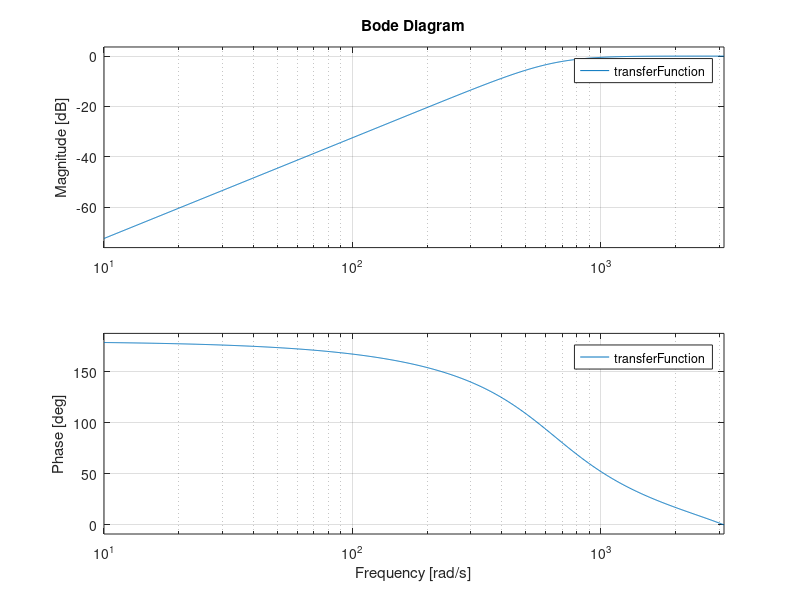

The MATLAB script that drew this image:
%       UTN - FRP
%
%       High Pass
%   IIR Digital Filter
%
%     by Marcos Huck
%   <marcos@huck.com.ar>

clear all;
clc;

cutoff = 100; % Cutoff frequency in Hertz
sample = 1000; % Sample frequency in Hertz
order = 2; % Filter order

normalizedFrequency = cutoff / (sample / 2);

[num, den] = butter(order, normalizedFrequency, 'high');

transferFunction = filt(num, den, 1/sample);

bode(transferFunction);